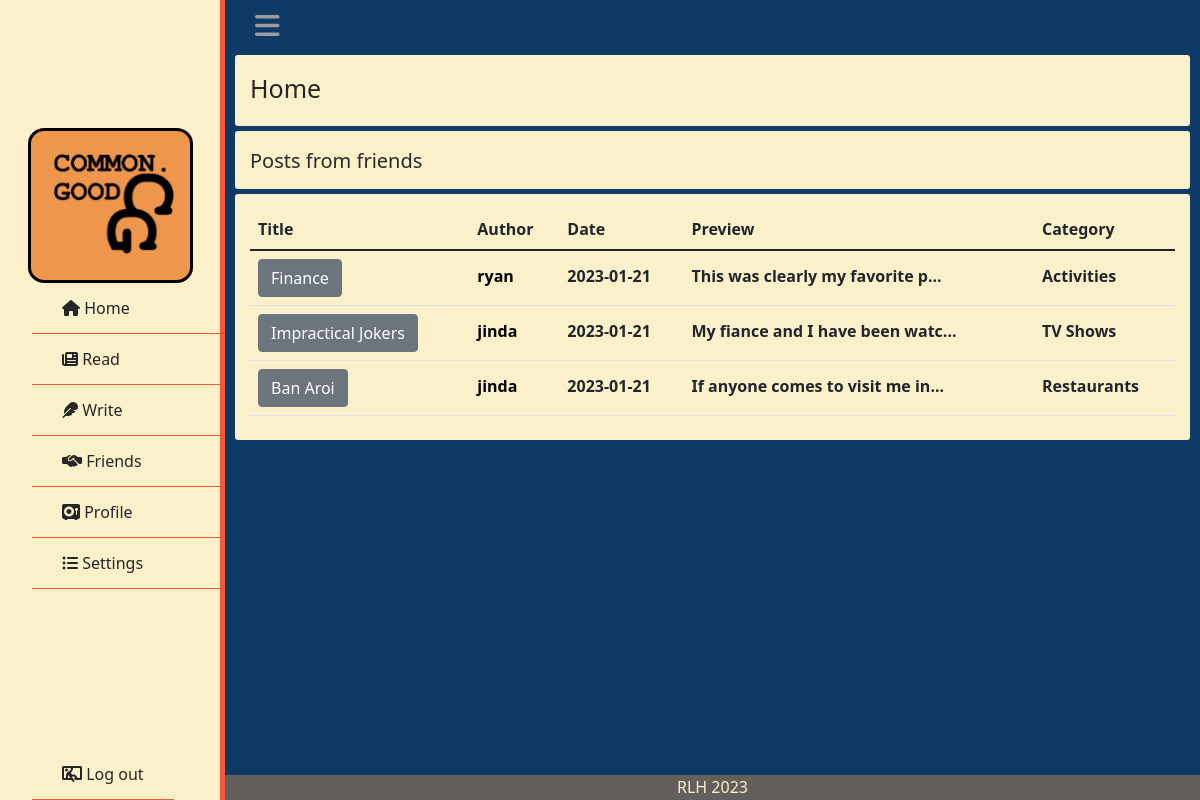
Page / (signed in) on the committed database.
### tables this page shows
CREATE TABLE users (id INTEGER PRIMARY KEY AUTOINCREMENT, username TEXT NOT NULL, hash TEXT NOT NULL, ismod TEXT NOT NULL);

### app.py (the view)
@app.route("/", methods=["GET","POST"])
def index():
    if session.get("username") != None:
        data = select("data.db","SELECT username, title, time, body, post_id, id, category FROM users JOIN ( SELECT * FROM categories JOIN (SELECT DISTINCT title, user_id, body, time, post_id AS pid FROM posts JOIN connections ON user_id = friend_id AND friender_id = ? OR user_id = ?) ON post_id = pid) ON id = user_id ORDER BY time DESC;", (session.get("user_id"), session.get("user_id")))
    else:
        data = select("data.db", "SELECT username, title, time, body, post_id, id, category FROM users JOIN (SELECT * FROM posts JOIN categories ON posts.post_id = categories.post_id) ON user_id = id ORDER BY time DESC;")
    for row in data:
        row["time"] = row["time"].split(' ')
    return render_template("index.html", posts=data)

### helpers.py (called while the page is built)
def select(database, query:str, query_variable=None):
    connection = sqlite3.connect(database)
    cur = connection.cursor()
    if not isinstance(query_variable, tuple) and query_variable != None:
        query_variable = tuple([query_variable])
    if query_variable == None:
        cur.execute(query)
    elif len(query_variable) > 1:
        cur.execute(query, query_variable)
    else:
        cur.execute(query, query_variable)
    names = list(map(lambda x: x[0], cur.description))
    db = cur.fetchall()
    dictlist = []
    for row in range(len(db)):
        currow = db[row]
        currowdict = {}
        for col in range(len(currow)):
            currowdict[names[col]] = currow[col]
        dictlist.append(currowdict)
    return dictlist

### templates/index.html (shortened to what this page needs)
{% extends "layout.html" %}
{% block main %}
    <div class="box">
        <p class="formtitle">Home</p>
    </div>
    {% if session: %}
    <div class="box">
        <p class="home_title">Posts from friends</p>
    </div>
    {% endif %}
    <div class="box">
        <table class="table">
            <thead>
                <tr>
                    <th scope="col">Title</th>
                    <th scope="col">Author</th>
                    <th scope="col">Date</th>
                    <th scope="col">Preview</th>
                    <th scope="col">Category</th>
                </tr>
            </thead>
            <tbody>
            {% for row in posts: %}
            <tr class="postrow">
                <th scope="row"><form action="/review" method="post"><button class="btn btn-secondary" type="submit" name="id" value="{{ row['post_id'] }}">{{ row["title"] }}</button></form></th>
                <th><form action="/usrprofile" method="post"><button type="submit" name="id" value="{{ row['id'] }}" class="proflink">{{ row["username"] }}</button></form></th>
                <th>{{ row["time"][0] }}</th>
                <th>{{ row["body"][:30] }}...</th>
                <th>{{ row["category"] }}</th>
            </tr>
            {% endfor %}
            </tbody>
        </table>
    </div>
{% endblock %}

### static/styles.css (style rules this page uses)
* { list-style: none; text-decoration: none; margin: 0; padding: 0; box-sizing: border-box; font-family: system-ui, -apple-system, BlinkMacSystemFont, 'Segoe UI', Roboto, Oxygen, Ubuntu, Cantarell, 'Open Sans', 'Helvetica Neue', sans-serif; transition: all 0.5s ease; }
.box { background-color: #FAF0CA; padding: 15px 15px 8px 15px; margin-left: 10px; margin-right: 10px; margin-top:5px; margin-bottom: 5px; border-radius: 3px; }
.formtitle { margin-bottom: 10px; font-size: 25px; color: #262626; }
.home_title { font-size: 20px; margin-bottom: 5px; }
.postrow { vertical-align: baseline; }
.proflink { background-color: #FAF0CA; border: none; font-weight: bold; }
body { background: #0D3B66; }

### rows in the picture
users: {{ row['post_id'] }} 25 (drawn), title "Finance", {{ row['id'] }} 29 (drawn), username "ryan", row "2023-01-21", row "This was clearly my favorite p", category "Activities"
users: {{ row['post_id'] }} 24 (drawn), title "Impractical Jokers", {{ row['id'] }} 30 (drawn), username "jinda", row "2023-01-21", row "My fiance and I have been watc", category "TV Shows", {{ row['post_id'] }} 23 (drawn), title "Ban Aroi", row "If anyone comes to visit me in", category "Restaurants"
